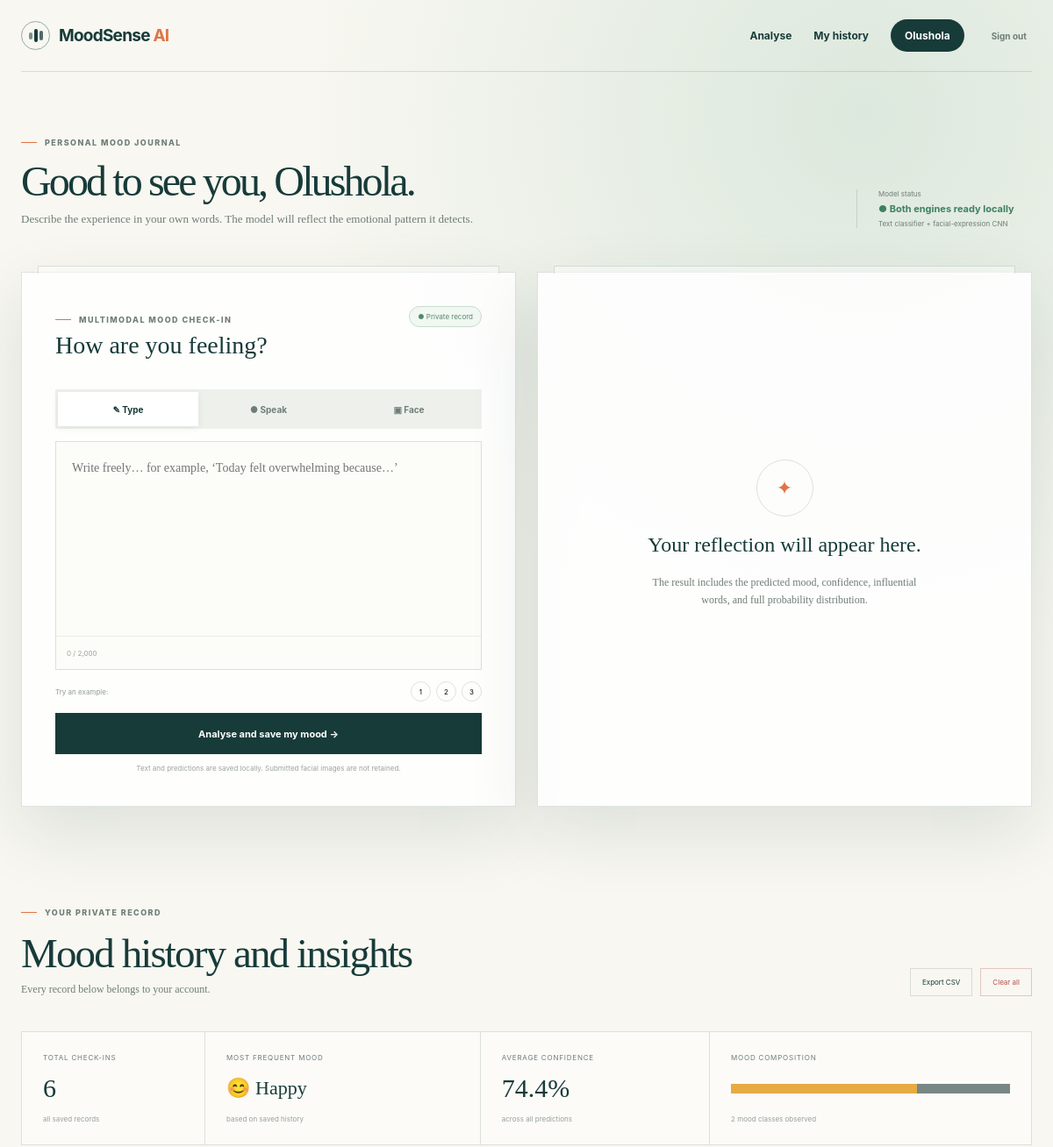
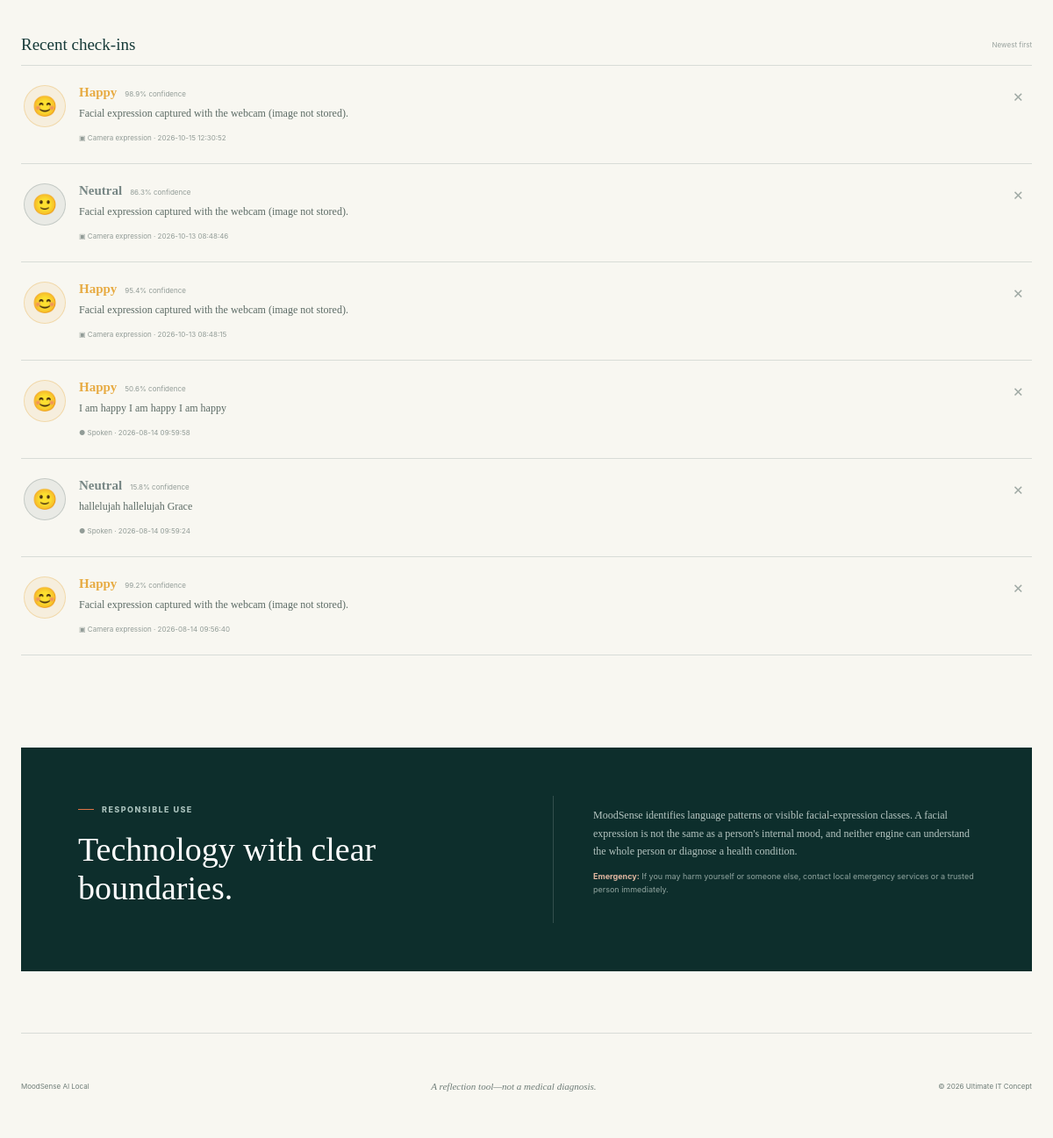
The app's page /dashboard (signed in) with its own data (2 pictures, top to bottom).
### tables this page shows
CREATE TABLE users (
    id INTEGER PRIMARY KEY AUTOINCREMENT,
    full_name TEXT NOT NULL,
    email TEXT NOT NULL UNIQUE COLLATE NOCASE,
    password_hash TEXT NOT NULL,
    created_at TEXT NOT NULL DEFAULT CURRENT_TIMESTAMP
);

CREATE TABLE mood_records (
    id INTEGER PRIMARY KEY AUTOINCREMENT,
    user_id INTEGER NOT NULL,
    input_text TEXT NOT NULL,
    input_method TEXT NOT NULL DEFAULT 'text',
    predicted_mood TEXT NOT NULL,
    confidence REAL NOT NULL,
    probabilities_json TEXT NOT NULL,
    created_at TEXT NOT NULL DEFAULT CURRENT_TIMESTAMP,
    FOREIGN KEY (user_id) REFERENCES users(id) ON DELETE CASCADE
);

### app.py (the view)
    @app.get("/dashboard")
    @login_required
    def dashboard():
        connection = get_db()
        records = connection.execute(
            """
            SELECT id, input_text, input_method, predicted_mood, confidence, created_at
            FROM mood_records WHERE user_id = ?
            ORDER BY datetime(created_at) DESC, id DESC LIMIT 100
            """,
            (g.user["id"],),
        ).fetchall()
        counts = connection.execute(
            """
            SELECT predicted_mood, COUNT(*) AS count
            FROM mood_records WHERE user_id = ?
            GROUP BY predicted_mood ORDER BY count DESC
            """,
            (g.user["id"],),
        ).fetchall()
        total = sum(row["count"] for row in counts)
        average = connection.execute(
            "SELECT AVG(confidence) AS value FROM mood_records WHERE user_id = ?",
            (g.user["id"],),
        ).fetchone()["value"]
        insights = {
            "total": total,
            "average_confidence": round(float(average), 1) if average is not None else 0,
            "dominant_mood": counts[0]["predicted_mood"] if counts else None,
            "counts": [dict(row) for row in counts],
        }
        return render_template("dashboard.html", records=records, insights=insights)

### database.py (called while the page is built)
def get_db() -> sqlite3.Connection:
    if "db" not in g:
        database_path = Path(current_app.config["DATABASE"])
        database_path.parent.mkdir(parents=True, exist_ok=True)
        g.db = sqlite3.connect(database_path)
        g.db.row_factory = sqlite3.Row
        g.db.execute("PRAGMA foreign_keys = ON")
    return g.db

### templates/dashboard.html (shortened to what this page needs)
{% extends "base.html" %}
{% block content %}
<main class="dashboard-shell">
  <section class="welcome-row">
    <div><span class="eyebrow">Personal mood journal</span><h1>Good to see you, {{ g.user['full_name'].split()[0] }}.</h1><p>Describe the experience in your own words. The model will reflect the emotional pattern it detects.</p></div>
    <div class="model-chip"><span>Model status</span><b>● Both engines ready locally</b><small>Text classifier + facial-expression CNN</small></div>
  </section>
  <section class="analysis-grid" id="analyse">
    <form class="analyser-card" id="analysisForm">
      <div class="card-heading"><div><span class="eyebrow">Multimodal mood check-in</span><h2>How are you feeling?</h2></div><span class="private-badge">● Private record</span></div>
      <div class="mode-switch" role="tablist">
        <button type="button" class="active" data-mode="text">✎ Type</button>
        <button type="button" data-mode="speech">● Speak</button>
        <button type="button" data-mode="face">▣ Face</button>
      </div>
      <div id="textInputPanel">
        <div class="text-box">
          <textarea id="moodText" maxlength="2000" rows="8" placeholder="Write freely… for example, ‘Today felt overwhelming because…’"></textarea>
          <div><span id="characterCount">0 / 2,000</span><button type="button" id="microphoneButton" class="microphone-button" hidden>● Start speaking</button></div>
        </div>
        <div class="examples"><span>Try an example:</span>
          <button type="button" data-example="I am grateful because my presentation went very well today.">1</button>
          <button type="button" data-example="I have too many deadlines and I cannot stop worrying.">2</button>
          <button type="button" data-example="Everything feels quiet, settled, and under control.">3</button>
        </div>
      </div>
      <button class="primary-button full" id="analyseButton" type="submit">Analyse and save my mood →</button>
      <small class="fine-print">Text and predictions are saved locally. Submitted facial images are not retained.</small>
    </form>
    <section class="result-card empty" id="resultCard" aria-live="polite">
      <div id="emptyResult"><span class="result-placeholder">✦</span><h2>Your reflection will appear here.</h2><p>The result includes the predicted mood, confidence, influential words, and full probability distribution.</p></div>
    </section>
  </section>
  <section class="history-section" id="history">
    <div class="section-heading"><div><span class="eyebrow">Your private record</span><h2>Mood history and insights</h2><p>Every record below belongs to your account.</p></div>
      {% if insights.total %}<div class="history-actions"><a href="{{ url_for('export_history') }}">Export CSV</a><form method="post" action="{{ url_for('clear_history') }}" onsubmit="return confirm('Delete your entire mood history permanently?');"><input type="hidden" name="csrf_token" value="{{ csrf_token }}"><button type="submit">Clear all</button></form></div>{% endif %}
    </div>
    {% if insights.total %}
    <div class="insight-grid">
      <article><span>Total check-ins</span><b>{{ insights.total }}</b><small>all saved records</small></article>
      <article><span>Most frequent mood</span><b class="mood-stat">{{ mood_details[insights.dominant_mood]['emoji'] }} {{ mood_details[insights.dominant_mood]['label'] }}</b><small>based on saved history</small></article>
      <article><span>Average confidence</span><b>{{ insights.average_confidence }}%</b><small>across all predictions</small></article>
      <article><span>Mood composition</span><div class="mood-strip">{% for item in insights.counts %}<i title="{{ mood_details[item.predicted_mood]['label'] }}: {{ item.count }}" style="width:{{ (item.count / insights.total * 100)|round(2) }}%;background:{{ mood_details[item.predicted_mood]['colour'] }}"></i>{% endfor %}</div><small>{{ insights.counts|length }} mood class{{ '' if insights.counts|length == 1 else 'es' }} observed</small></article>
    </div>
    <div class="timeline-heading"><h3>Recent check-ins</h3><span>Newest first</span></div>
    <div class="record-list">
      {% for record in records %}
      {% set mood = mood_details[record['predicted_mood']] %}
      <article class="record-row">
        <span class="record-emoji" style="background:{{ mood['colour'] }}1c;border-color:{{ mood['colour'] }}55">{{ mood['emoji'] }}</span>
        <div><div class="record-title"><b style="color:{{ mood['colour'] }}">{{ mood['label'] }}</b><span>{{ record['confidence']|round(1) }}% confidence</span></div><p>{{ record['input_text'] }}</p><small>{% if record['input_method'] == 'speech' %}● Spoken{% elif record['input_method'] == 'face_camera' %}▣ Camera expression{% elif record['input_method'] == 'face_upload' %}▧ Uploaded expression{% else %}✎ Typed{% endif %} · {{ record['created_at'] }}</small></div>
        <form method="post" action="{{ url_for('delete_record', record_id=record['id']) }}" onsubmit="return confirm('Delete this mood record permanently?');"><input type="hidden" name="csrf_token" value="{{ csrf_token }}"><button class="delete-button" title="Delete record" aria-label="Delete record">×</button></form>
      </article>
      {% endfor %}
    </div>
    {% else %}
    <div class="empty-history"><span>◌</span><h3>Your first pattern starts with one check-in.</h3><p>Analyse your mood above and the first record will appear here.</p><a href="#analyse">Start a check-in ↑</a></div>
    {% endif %}
  </section>
  <section class="boundary-card"><div><span class="eyebrow light">Responsible use</span><h2>Technology with clear boundaries.</h2></div><div><p>MoodSense identifies language patterns or visible facial-expression classes. A facial expression is not the same as a person's internal mood, and neither engine can understand the whole person or diagnose a health condition.</p><p><b>Emergency:</b> If you may harm yourself or someone else, contact local emergency services or a trusted person immediately.</p></div></section>
</main>
{% endblock %}

### templates/base.html (shortened to what this page needs)
<!doctype html>
<html lang="en">
<head>
  <link rel="stylesheet" href="{{ url_for('static', filename='css/styles.css') }}">
  <link rel="stylesheet" href="{{ url_for('static', filename='css/facial.css') }}">
</head>
<body>
  <header class="topbar">
    <a class="brand" href="{{ url_for('dashboard') if g.user else url_for('index') }}">
      <span class="brand-mark"><i></i><i></i><i></i></span>
      <span>MoodSense <b>AI</b></span>
    </a>
    <nav>
      {% if g.user %}
        <a href="{{ url_for('dashboard') }}#analyse">Analyse</a>
        <a href="{{ url_for('dashboard') }}#history">My history</a>
        <span class="user-pill">{{ g.user['full_name'].split()[0] }}</span>
        <form method="post" action="{{ url_for('logout') }}">
          <button class="link-button" type="submit">Sign out</button>
        </form>
      {% else %}
        <a href="{{ url_for('login') }}">Sign in</a>
        <a class="nav-cta" href="{{ url_for('register') }}">Create account</a>
      {% endif %}
    </nav>
  </header>
  {% block content %}{% endblock %}
  <footer>
    <span>MoodSense AI Local</span>
    <p>A reflection tool—not a medical diagnosis.</p>
    <span>© 2026 Ultimate IT Concept</span>
  </footer>
</body>
</html>

### static/css/facial.css (style rules this page uses)
.mode-switch { grid-template-columns: repeat(3, 1fr); }

### records on screen
users: user.full_name "Olushola"
mood_records: emoji "😊", label "Happy", confidence "98.9", input_text "Facial expression captured with the webcam (image not stored).", input_method "▣ Camera expression", created_at "2026-10-15 12:30:52"
mood_records: emoji "🙂", label "Neutral", confidence "86.3", input_text "Facial expression captured with the webcam (image not stored).", input_method "▣ Camera expression", created_at "2026-10-13 08:48:46"
mood_records: emoji "😊", label "Happy", confidence "95.4", input_text "Facial expression captured with the webcam (image not stored).", input_method "▣ Camera expression", created_at "2026-10-13 08:48:15"
mood_records: emoji "😊", label "Happy", confidence "50.6", input_text "I am happy I am happy I am happy", input_method "● Spoken", created_at "2026-08-14 09:59:58"
mood_records: emoji "🙂", label "Neutral", confidence "15.8", input_text "hallelujah hallelujah Grace", input_method "● Spoken", created_at "2026-08-14 09:59:24"
mood_records: emoji "😊", label "Happy", confidence "99.2", input_text "Facial expression captured with the webcam (image not stored).", input_method "▣ Camera expression", created_at "2026-08-14 09:56:40"

### other values on screen
{{ insights.total }} "6"
{{ mood_details[insights.dominant_mood]['emoji'] }} "😊"
{{ mood_details[insights.dominant_mood]['label'] }} "Happy"
{{ insights.average_confidence }} "74.4"
{{ insights.counts|length }} "2"
{{ '' if insights.counts|length == 1 else 'es' }} "es"
